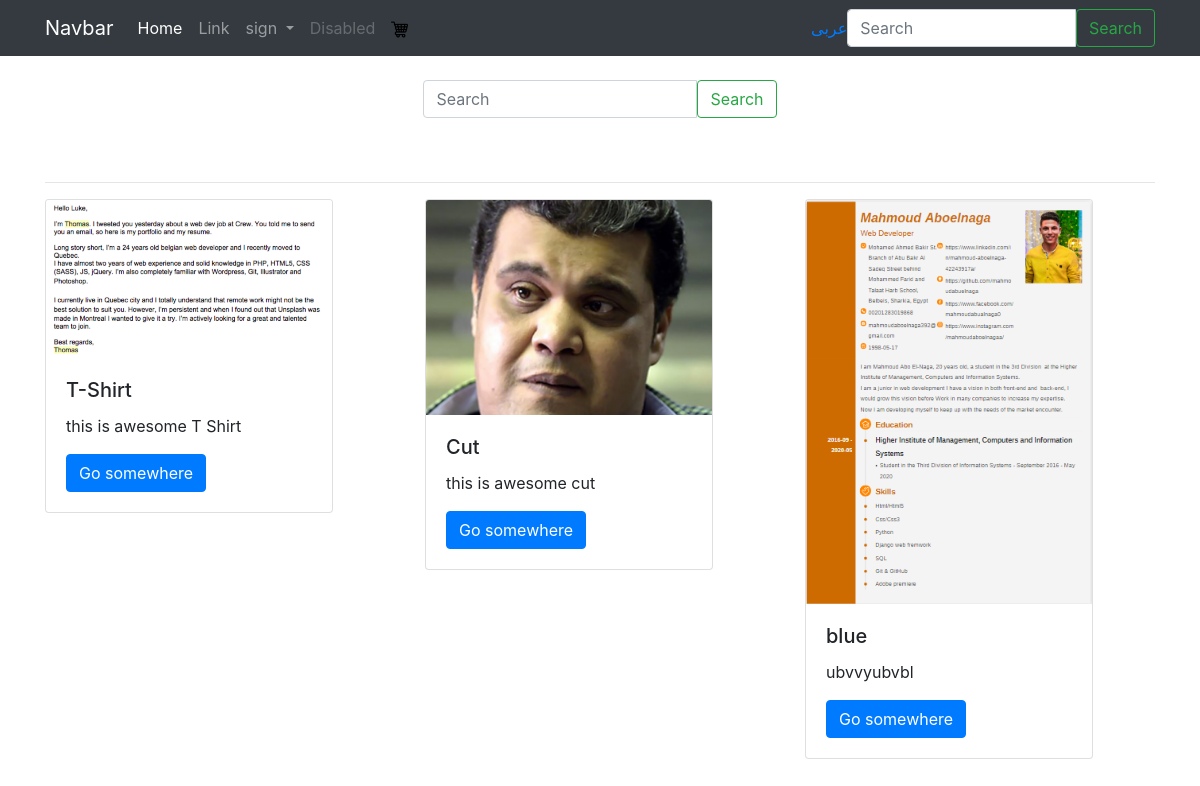
The page /search/ on the database as committed earlier.
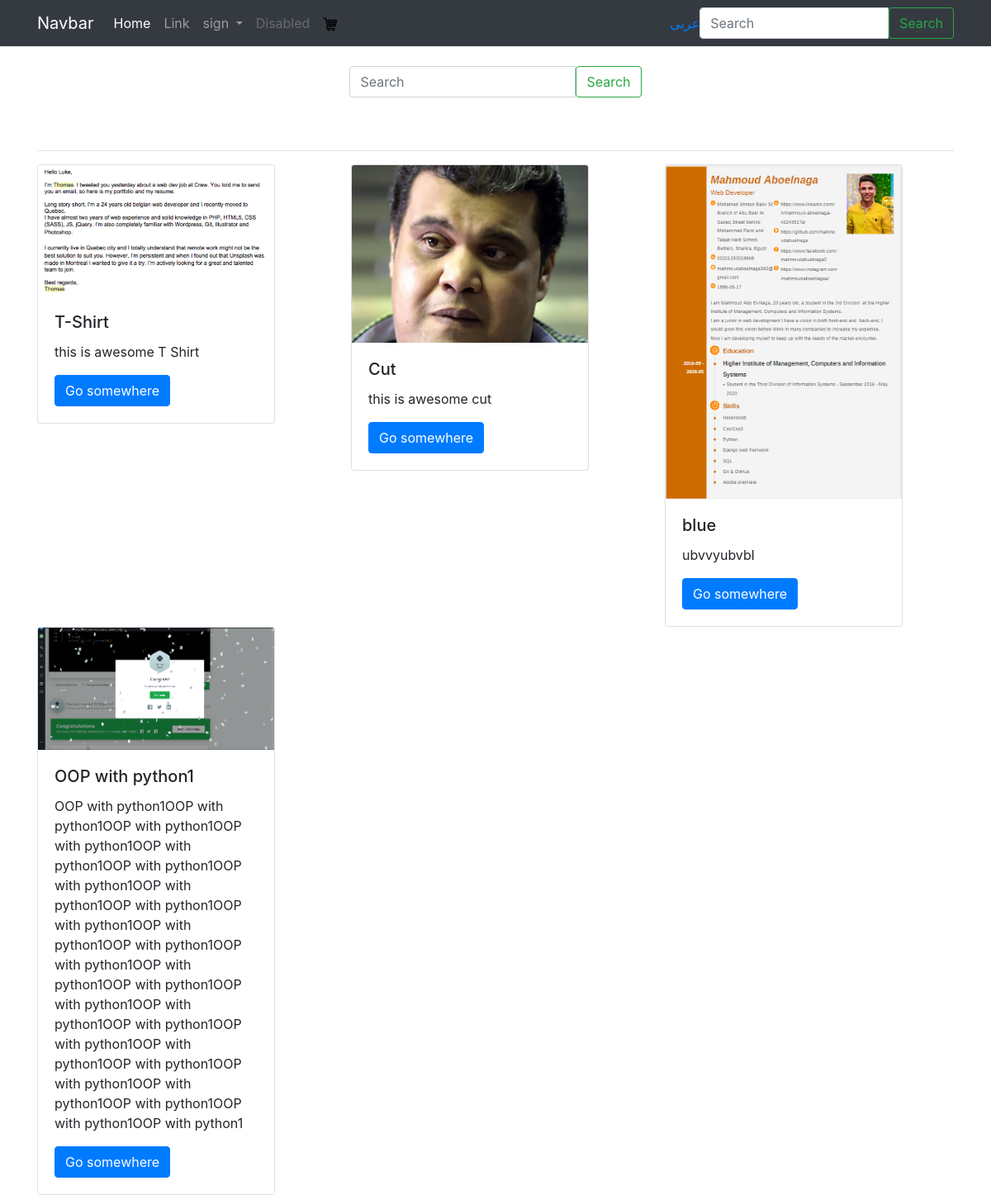
The same page on the database as committed later.
### product/models.py (models this page shows, shortened)
class Product(models.Model):
    title           = models.CharField(max_length=120)
    description     = models.TextField()
    price           = models.DecimalField(max_digits=20, decimal_places=2, default=39.99)
    image           = models.ImageField(upload_to=upload_image_path, null=True, blank=True)
    featured        = models.BooleanField(default=False)
    active          = models.BooleanField(default=True)
    color           = models.ManyToManyField(Color, blank=True)
    tags            = models.ManyToManyField(Tag, blank=True)
    objects         = ProductManager()
    def get_absolute_url(self):
        return reverse('products:detail', args=[self.id])

### search/views.py (the view)
# urls.py: path('', SearchProductView.as_view(), name='query'),
class SearchProductView(ListView):
    template_name = 'search/view.html'
    def get_context_data(self, *args, **kwargs):
        context = super(SearchProductView, self).get_context_data(*args, **kwargs)
        context['query'] = self.request.GET.get('q')
        return context
    def get_queryset(self, *args, **kwargs):
        request = self.request
        method_dict = request.GET
        query = method_dict.get('q', None)
        if query is not None:
            return Product.objects.search(query)
        return Product.objects.all()

### product/models.py (called while the page is built)
    def active(self):
        return self.filter(active=True)

    def get_queryset(self):
        return ProductQuerySet(self.model, using=self._db)

    def all(self):
        return self.get_queryset().active()

### search/templates/search/view.html (shortened to what this page needs)
{% extends "base.html" %}
{% block content %}
<br/>
<div class="nav justify-content-center">
    <div class="row">
        <div class="col-12 mb-5 input-group-botton">
                {% include 'snippets/form-search.html' %}
        </div>
    </div>
</div>
<div class="container">
    <div class="row">
        <div class="col-12">
            <hr>
        </div>
    </div>
</div>
<div class="container">
    <div class="row">
        {% if object_list %}
                {% for obj in object_list %}
                    <div class="col">
                        {% include "snippets/card.html" %}
                    </div>
                {% endfor %}
            {% else %}
                <div class="col-12 mb-3 alert alert-danger nav justify-content-center" role="alert">
                    <span>Not Found <b> {{query}}</b></span>
                </div>
        {% endif %}
    </div>
</div>
{% endblock content %}

### templates/snippets/card.html
{% load i18n %}
<div class="card" style="width: 18rem;">
    {% if obj.image %}
    <img src="{{obj.image.url}}" class="card-img-top" alt="{{obj.title}}">
    {% endif %}
    <div class="card-body">
        <h5 class="card-title">{{obj.title}}</h5>
        <p class="card-text">{{obj.description}}</p>
        <a href="{{obj.get_absolute_url}}" class="btn btn-primary">{% trans "Go somewhere" %}</a>
    </div>
</div>

Rows that differ between the two databases and show on the page:
added Product: image (picture), title "OOP with python1", description "OOP with python1OOP with python1OOP with python1OOP with python1OOP with python1OOP with python1OOP with python1OOP with python1OOP with python1OOP with python1OOP with python1OOP with python1OOP with python1OOP with python1OOP with python1OOP with python1OOP with python1OOP with python1OOP with python1OOP with python1OOP with python1OOP with python1OOP with python1OOP with python1OOP with python1OOP with python1"
